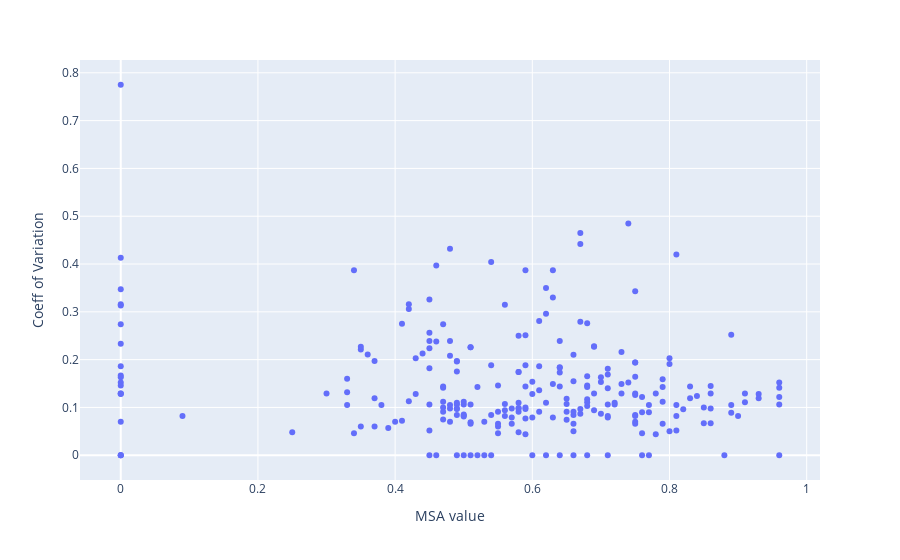

The notebook cell saved with this chart:
### Code cell
import plotly.express as px
fig = px.scatter(msa_variance_df, x="MSA value", y="Coeff of Variation")
fig.show()

### Figure 1 — Plotly figure (JSON) as saved in the notebook; plotly's stock layout.template omitted (floating-point values rounded to 4 significant figures; data arrays with more than 128 entries replaced by an {"elided": "..."} marker saying what was removed)
{"data": [{"hovertemplate": "MSA value=%{x}<br>Coeff of Variation=%{y}<extra></extra>", "legendgroup": "", "marker": {"color": "#636efa", "symbol": "circle"}, "mode": "markers", "name": "", "orientation": "v", "showlegend": false, "type": "scatter", "x": {"elided": "247 float values"}, "xaxis": "x", "y": {"elided": "247 float values"}, "yaxis": "y"}], "layout": {"legend": {"tracegroupgap": 0}, "margin": {"t": 60}, "xaxis": {"anchor": "y", "domain": [0, 1], "title": {"text": "MSA value"}}, "yaxis": {"anchor": "x", "domain": [0, 1], "title": {"text": "Coeff of Variation"}}}}
